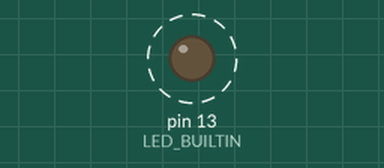
Simulated run of this sketch. Board: Arduino Uno, built with avr-gcc and run on an emulated ATmega328P. Parts: output pins drawn as LEDs (lit = HIGH). Dashed ring = blinking.

Above: at 0.5 s.
Timing chart, 0 to 3.0 s (numbered marks = the images above):
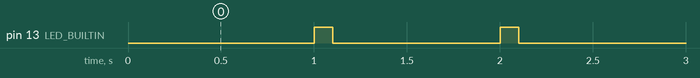

The sketch:

A_FunctionDev.ino
```cpp
/*
    my time function을 테스트하기 위한 setup loop 함수
    호출되는 함수에서 static 키워드를 써서
    내가 원하는 시간에 함수를 호출하고 그 호출된 함수가
    내가 동작을 원하는 함수를 호출한다.
    호출되는 조건과 상황은 조금씩 주석하여 양을 이어나간다.
*/


// 매 시간 마다 함수를 내가 원하는 함수를 호출한다.
// t_period : 이 함수가 해야할 일의 주기를 인수로 받는다.
void everyxxtime(unsigned long t_period, void (*fptr)(void))
{
    // t_anchor : static이고 초기는 이 함수가 실행되는 때의 시간.
    // 이후로는 period_t가 지난 후의 시스템 시간
    static unsigned long t_anchor = millis();
    // t_current : 루프 중에 시스템 시간을 계산한다.
    static unsigned long t_current = millis();

    // 조건식 : t_current-t_anchor > t_period
    // yes : t_period보다 더 많은 시간이 흘렀다는 이야기
    // no : t_period보다 더 적으니 시간이 찰 때까지 기다려야한다는 이야기
    // 이 조건식의 두 조건 모두 t_current는 millis()의 반환값을 동시에 가져야 다음 호출에서 의미를 가짐
    if ( t_current - t_anchor >= t_period) {
        //주기마다 실행해야할 함수를 작성한다.
        fptr();
        t_anchor = t_current;
    }
    t_current = millis();
}
// the setup function runs once when you press reset or power the board
void setup() {
    // initialize digital pin LED_BUILTIN as an output.
    pinMode(LED_BUILTIN, OUTPUT);
}

// the loop function runs over and over again forever
void loop() {
    everyxxtime(1000, eventEveryxxTimeBlink);
}


// 주기마다 실행해야하는 함수
// 일종의 event 함수라고 생각하여 접두어에 event을 붙임
void eventEveryxxTime()
{
    static bool statusLED = 0;
    statusLED = !statusLED;
    digitalWrite(LED_BUILTIN, statusLED);
}

void eventEveryxxTimeBlink(){
    digitalWrite(LED_BUILTIN, HIGH);
    delay(100);
    digitalWrite(LED_BUILTIN, LOW);
}
```

Measured:
- by itself, pin 13 (LED_BUILTIN): alternates HIGH for 0.10 s and LOW for 0.90 s
